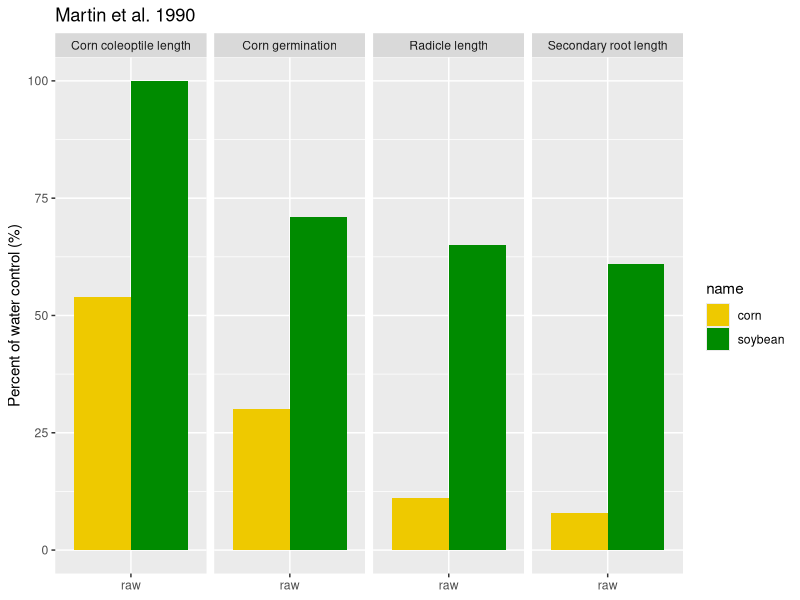
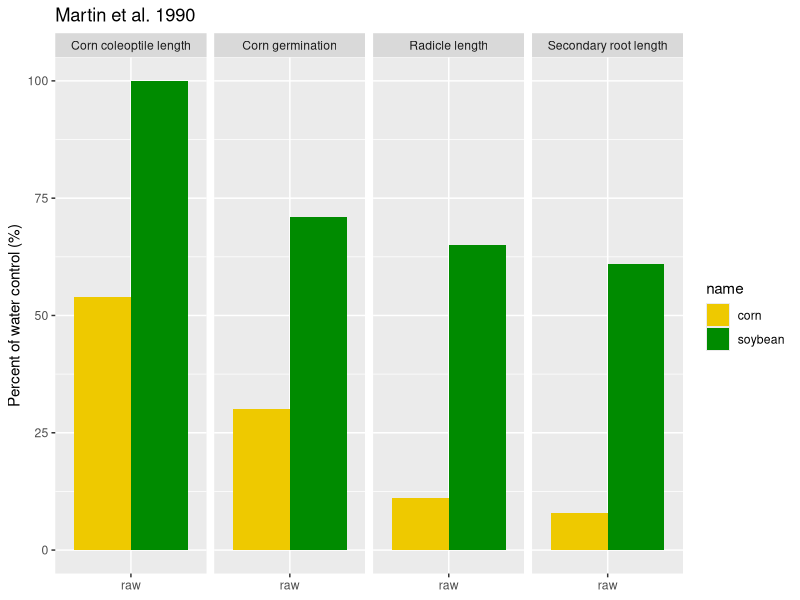

R code for these plots, in order:
library(tidyverse)
library(readxl)


dat <- read_excel("00-lit-explore/Martin1990_data.xlsx")

dat %>% 
  pivot_longer(corn:soybean) %>% 
  mutate(value2 = ifelse(grepl("length", response), 100-value, value),
         response2 = str_remove_all(response, "reduction") %>% str_trim(.)) %>% 
  filter(residue_trt == "raw") %>% 
  ggplot(aes(residue_trt, value2)) + 
  geom_col(aes(fill = name), position = position_dodge()) + 
  facet_grid(.~response2) + 
  scale_fill_manual(values = c("gold2", "green4")) + 
  labs(x = NULL,
       y = "Percent of water control (%)",
       title = "Martin et al. 1990")

ggsave("00-lit-explore/fig_martin1990-allelopathy.png")
